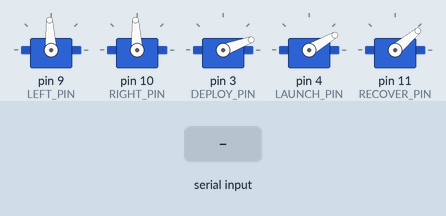
Recording of a sketch running on a simulated Arduino Uno, built with avr-gcc and run on an emulated ATmega328P. Parts: 5 × servo. Inputs (shaded band) come from the test bench. What the sketch prints to the serial monitor is not drawn.

Above: at 3.2 s.
3.3 s: "A,\n" received over Serial
4.8 s: "M,,45\n" received over Serial
Timing chart, 0 to 7.8 s (numbered marks = the images above; inputs shaded):
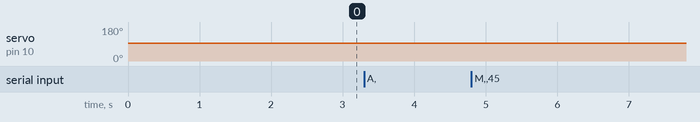

Measured:
- after the input at 3.3 s, every drawn part: stays the same
- after the input at 4.8 s, servo on pin 10 (RIGHT_PIN): 93° → 94° at once, → 93° 0.50 s later

The sketch:

boat_motor_bridge.ino
```cpp
// BoatLab motor bridge - Jetson (USB serial) -> Arduino -> two motor controllers + payload actuators.
// TEMPLATE: your motor controller model is not documented yet. Pick OUTPUT_MODE below, set the pins,
// and bench test with the propellers OUT of the water before any lake test.
//
// Serial protocol (115200 baud, one command per line):
//   M,<left>,<right>   left/right in [-1000, 1000]   (+ = forward thrust; left = port motor)
//   S                  stop (neutral)
//   A,DEPLOY | A,LAUNCH | A,RECOVER   fire a payload mechanism, replies "ACK,<NAME>"
// Safety: motors go neutral if no M command arrives for 500 ms (the Python runner sends 20 Hz).

#include <Servo.h>

#define OUTPUT_MODE_RC_PWM 1      // 1: RC-style ESC / Sabertooth R/C input (1000-2000 us, 1500 neutral)
                                  // 0: DIR + PWM driver (e.g. Cytron MD30C): one direction pin + one PWM pin per motor
const int LEFT_PIN = 9, RIGHT_PIN = 10;           // RC mode signal pins
const int LEFT_DIR = 7, LEFT_PWM = 5, RIGHT_DIR = 8, RIGHT_PWM = 6;   // DIR+PWM mode pins
const int PULSE_NEUTRAL = 1500, PULSE_RANGE = 400; // RC mode: +/-400 us around neutral (tune to your ESC)
const bool INVERT_LEFT = false, INVERT_RIGHT = false;
const unsigned long WATCHDOG_MS = 500;

// payload mechanisms (servo positions) - adjust to your hardware
const int DEPLOY_PIN = 3, LAUNCH_PIN = 4, RECOVER_PIN = 11;
Servo leftEsc, rightEsc, deployServo, launchServo, recoverServo;

unsigned long lastCmd = 0;
String line;

void writeMotor(bool left, int value) {           // value in [-1000, 1000]
  value = constrain(value, -1000, 1000);
  if ((left && INVERT_LEFT) || (!left && INVERT_RIGHT)) value = -value;
#if OUTPUT_MODE_RC_PWM
  int us = PULSE_NEUTRAL + (long)value * PULSE_RANGE / 1000;
  (left ? leftEsc : rightEsc).writeMicroseconds(us);
#else
  digitalWrite(left ? LEFT_DIR : RIGHT_DIR, value >= 0 ? HIGH : LOW);
  analogWrite(left ? LEFT_PWM : RIGHT_PWM, map(abs(value), 0, 1000, 0, 255));
#endif
}

void neutral() { writeMotor(true, 0); writeMotor(false, 0); }

void fire(const String& name) {
  if (name == "DEPLOY")  { deployServo.write(120);  delay(700); deployServo.write(20); }
  else if (name == "LAUNCH")  { launchServo.write(150);  delay(400); launchServo.write(30); }
  else if (name == "RECOVER") { recoverServo.write(140); delay(1200); recoverServo.write(40); }
  else { Serial.println("ERR,UNKNOWN_ACTUATOR"); return; }
  Serial.print("ACK,"); Serial.println(name);
}

void handle(const String& s) {
  if (s.startsWith("M,")) {
    int c1 = s.indexOf(',', 2);
    if (c1 < 0) return;
    writeMotor(true, s.substring(2, c1).toInt());
    writeMotor(false, s.substring(c1 + 1).toInt());
    lastCmd = millis();
  } else if (s == "S") {
    neutral();
  } else if (s.startsWith("A,")) {
    neutral();                                    // never fire a mechanism while thrusting
    fire(s.substring(2));
    lastCmd = millis();
  }
}

void setup() {
  Serial.begin(115200);
#if OUTPUT_MODE_RC_PWM
  leftEsc.attach(LEFT_PIN); rightEsc.attach(RIGHT_PIN);
#else
  pinMode(LEFT_DIR, OUTPUT); pinMode(RIGHT_DIR, OUTPUT); pinMode(LEFT_PWM, OUTPUT); pinMode(RIGHT_PWM, OUTPUT);
#endif
  deployServo.attach(DEPLOY_PIN); launchServo.attach(LAUNCH_PIN); recoverServo.attach(RECOVER_PIN);
  deployServo.write(20); launchServo.write(30); recoverServo.write(40);
  neutral();
  delay(2000);                                    // many ESCs need a neutral signal at power-up to arm
}

void loop() {
  while (Serial.available()) {
    char ch = Serial.read();
    if (ch == '\n') { line.trim(); handle(line); line = ""; }
    else if (line.length() < 40) line += ch;
  }
  if (millis() - lastCmd > WATCHDOG_MS) neutral();
}
```
